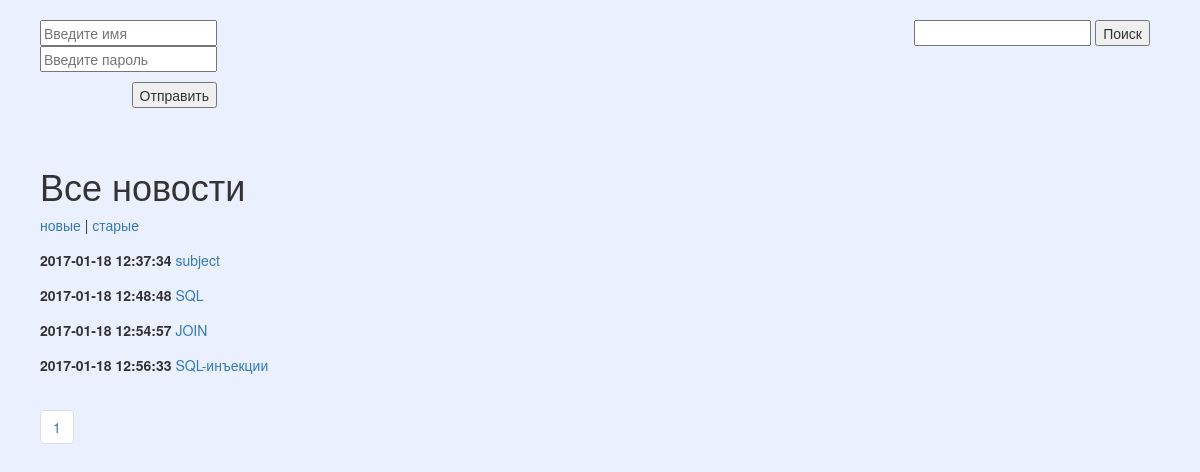
The app's page /blog/index.php?sort=new with its own data.
### tables this page shows
CREATE TABLE `post` (
  `post_id` int(10) NOT NULL AUTO_INCREMENT,
  `post_title` varchar(255) DEFAULT NULL,
  `post_text` text,
  `post_create_datetime` datetime DEFAULT NULL,
  `post_update_datetime` timestamp NOT NULL DEFAULT CURRENT_TIMESTAMP ON UPDATE CURRENT_TIMESTAMP,
  PRIMARY KEY (`post_id`),
  UNIQUE KEY `post_id` (`post_id`),
  KEY `post_id_2` (`post_id`),
  KEY `post_id_3` (`post_id`),
  KEY `post_id_4` (`post_id`),
  KEY `post_id_5` (`post_id`),
  KEY `post_create_datetime` (`post_create_datetime`),
  KEY `post_id_6` (`post_id`),
  KEY `post_id_7` (`post_id`),
  KEY `post_id_8` (`post_id`),
  KEY `post_title` (`post_title`)
);

### blog/include/pagination.php (the view, shortened to what this page needs)
<?php
require_once 'db.php';
$items    = array();
$html     = NULL;
$limit    = 4;
$start    = isset($_GET['page'])   ? intval( $_GET['page'] )   : 0 ;
if ($_GET['sort'] == "new") {
	$sql = $link->query("SELECT post.* , group_concat(tag.tag_title) as tags FROM post LEFT JOIN post_to_tag USING (post_id) LEFT JOIN tag USING (tag_id) group by post.post_id  LIMIT $start,$limit ");
} else $sql = $link->query("SELECT post.* , group_concat(tag.tag_title) as tags FROM post LEFT JOIN post_to_tag USING (post_id) LEFT JOIN tag USING (tag_id) group by post.post_id DESC LIMIT $start,$limit ");
$res_select = $sql->fetchAll(PDO::FETCH_ASSOC);
if( is_array($items) ) {
    for($i=0;$i<count($res_select);$i++) { ?>
        	<div class="note">
				<p>
					<span class="date"><?=$res_select[$i]['post_create_datetime'];?></span>
					<a href="include/note.php?id=<?=$res_select[$i]['post_id']?>"><?=$res_select[$i]['post_title'];?></a>
				</p>
			</div>
     <?php
    }
}
$sql_count = $link ->query("SELECT COUNT(post_id) AS count FROM post");
$allItems_count = $sql_count->fetch(PDO::FETCH_OBJ)->count;
$pageCount = ceil( $allItems_count / $limit);
for( $i = 0; $i < $pageCount; $i++ ) {
    $html .= '<li><a href="index.php?page=' . ($i * $limit)  . '">' . ($i + 1)  . '</a></li>';
}
echo '<ul class="pagination">' . $html . '</ul>';

### blog/css/styless.css (style rules this page uses)
body { background-color: #EBF0FF; }
#wrapper > div { margin-bottom: 15px; }
#wrapper p { margin-bottom: 5px; }
.date { font-weight: bold; }

### records on screen
post: post_create_datetime "2017-01-18 12:37:34", post_title "subject"
post: post_create_datetime "2017-01-18 12:48:48", post_title "SQL"
post: post_create_datetime "2017-01-18 12:54:57", post_title "JOIN"
post: post_create_datetime "2017-01-18 12:56:33", post_title "SQL-инъекции"
